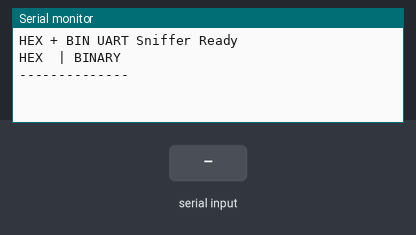
This sketch was run on a simulated Arduino Uno, built with avr-gcc and run on an emulated ATmega328P. On the bench: the last lines printed to the serial monitor. Inputs (shaded band) come from the test bench.

Above: at 1.2 s.
1.3 s: "1" received over the second serial link
At 2.1 s:
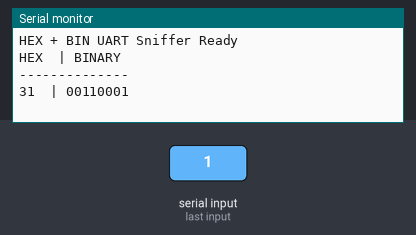
2.8 s: "0" received over the second serial link
At 3.2 s:
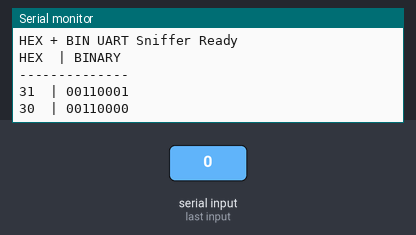
4.3 s: "2" received over the second serial link
At 5.6 s:
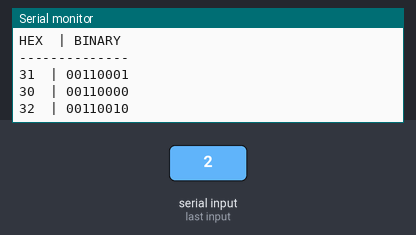

Measured:
- after the input at 1.3 s, the serial monitor: prints a new line at once (image 1)
- after the input at 2.8 s, the serial monitor: prints a new line at once (image 2)
- after the input at 4.3 s, the serial monitor: prints a new line at once (image 3)

The sketch:

UART_Sniffer.ino
```cpp
#include <SoftwareSerial.h>

#define SOFT_RX 2
#define SOFT_TX 3

SoftwareSerial softSerial(SOFT_RX, SOFT_TX); // RX, TX

void setup() {
  Serial.begin(115200);      // USB Serial Monitor
  while (!Serial);

  softSerial.begin(19200);   // UART baud rate

  Serial.println(F("HEX + BIN UART Sniffer Ready"));
  Serial.println(F("HEX  | BINARY"));
  Serial.println(F("--------------"));
}

void loop() {
  if (softSerial.available()) {
    uint8_t b = softSerial.read();

    // HEX (2 digits)
    if (b < 0x10) Serial.print('0');
    Serial.print(b, HEX);
    Serial.print(F("  | "));

    // BINARY (MSB -> LSB)
    for (int i = 7; i >= 0; i--) {
      Serial.print((b >> i) & 0x01);
    }

    Serial.println();
  }
}
```
